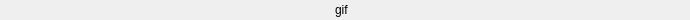
<?xml version="1.0" encoding="UTF-8"?>
<ui version="4.0">
 <class>tnLoadingHository</class>
 <widget class="QWidget" name="tnLoadingHository">
  <property name="geometry">
   <rect>
    <x>0</x>
    <y>0</y>
    <width>690</width>
    <height>20</height>
   </rect>
  </property>
  <property name="minimumSize">
   <size>
    <width>690</width>
    <height>20</height>
   </size>
  </property>
  <property name="maximumSize">
   <size>
    <width>690</width>
    <height>20</height>
   </size>
  </property>
  <property name="windowTitle">
   <string>tnLoadingHository</string>
  </property>
  <layout class="QHBoxLayout" name="horizontalLayout">
   <property name="spacing">
    <number>0</number>
   </property>
   <property name="leftMargin">
    <number>0</number>
   </property>
   <property name="topMargin">
    <number>0</number>
   </property>
   <property name="rightMargin">
    <number>0</number>
   </property>
   <property name="bottomMargin">
    <number>0</number>
   </property>
   <item>
    <spacer name="horizontalSpacer">
     <property name="orientation">
      <enum>Qt::Horizontal</enum>
     </property>
     <property name="sizeHint" stdset="0">
      <size>
       <width>258</width>
       <height>20</height>
      </size>
     </property>
    </spacer>
   </item>
   <item>
    <widget class="QLabel" name="label_loading_gif">
     <property name="minimumSize">
      <size>
       <width>20</width>
       <height>20</height>
      </size>
     </property>
     <property name="maximumSize">
      <size>
       <width>40</width>
       <height>20</height>
      </size>
     </property>
     <property name="text">
      <string>gif</string>
     </property>
    </widget>
   </item>
   <item>
    <spacer name="horizontalSpacer_2">
     <property name="orientation">
      <enum>Qt::Horizontal</enum>
     </property>
     <property name="sizeHint" stdset="0">
      <size>
       <width>258</width>
       <height>20</height>
      </size>
     </property>
    </spacer>
   </item>
  </layout>
 </widget>
 <layoutdefault spacing="6" margin="11"/>
 <resources/>
 <connections/>
</ui>
